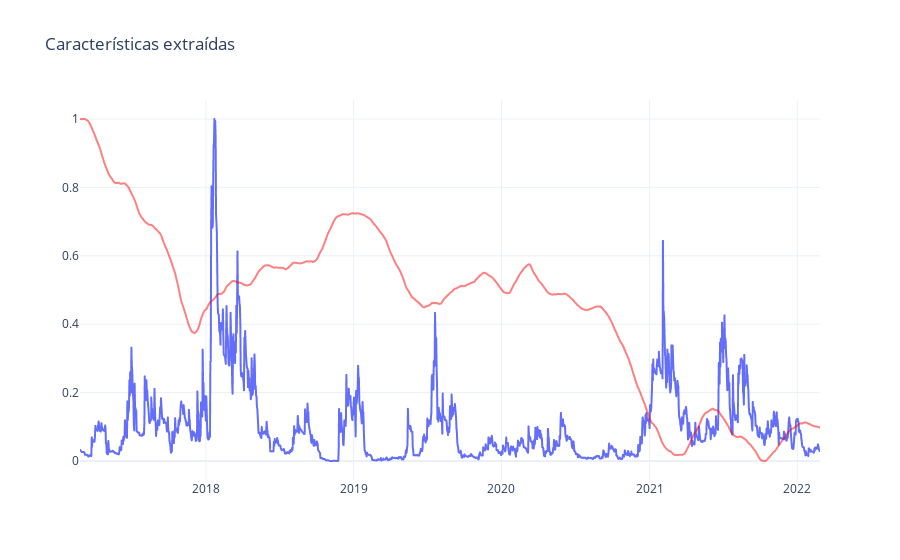

Notebook code cell kept with this figure:
### Code cell
# Normalización de columna Shannon
cluster_c1["Shannon"] = (cluster_c1["Shannon"] - cluster_c1["Shannon"].min()) / (cluster_c1["Shannon"].max() - cluster_c1["Shannon"].min())

cluster_c1.drop("log price", axis=1, inplace=True)
cluster_c1 = cluster_c1.dropna(how='any')
print(cluster_c1)
cluster_c1.to_csv('cluster_c1_shannon.csv')
fig = px.line(cluster_c1, x=cluster_c1.index, y="C1 norm", title = 'Clusters')
fig2 = px.line(cluster_c1, x=cluster_c1.index, y='Shannon')
fig2.update_traces(line_color='rgba(254, 0, 0, 0.5)')
fig = go.Figure(data = fig.data + fig2.data)
fig.update_layout(title="Características extraídas")
#fig['layout'].update(width=500, height=500, autosize=False)
fig.show()

### Figure 1 — Plotly figure (JSON) as saved in the notebook; plotly's stock layout.template omitted (floating-point values rounded to 4 significant figures; data arrays with more than 128 entries replaced by an {"elided": "..."} marker saying what was removed)
{"data": [{"hovertemplate": "Date=%{x}<br>C1 norm=%{y}<extra></extra>", "legendgroup": "", "line": {"color": "#636efa", "dash": "solid"}, "mode": "lines", "name": "", "showlegend": false, "type": "scattergl", "x": {"elided": "1829 str values"}, "xaxis": "x", "y": {"elided": "1829 float values"}, "yaxis": "y"}, {"hovertemplate": "Date=%{x}<br>Shannon=%{y}<extra></extra>", "legendgroup": "", "line": {"color": "rgba(254, 0, 0, 0.5)", "dash": "solid"}, "mode": "lines", "name": "", "showlegend": false, "type": "scattergl", "x": {"elided": "1829 str values"}, "xaxis": "x", "y": {"elided": "1829 float values"}, "yaxis": "y"}], "layout": {"title": {"text": "Características extraídas"}}}
